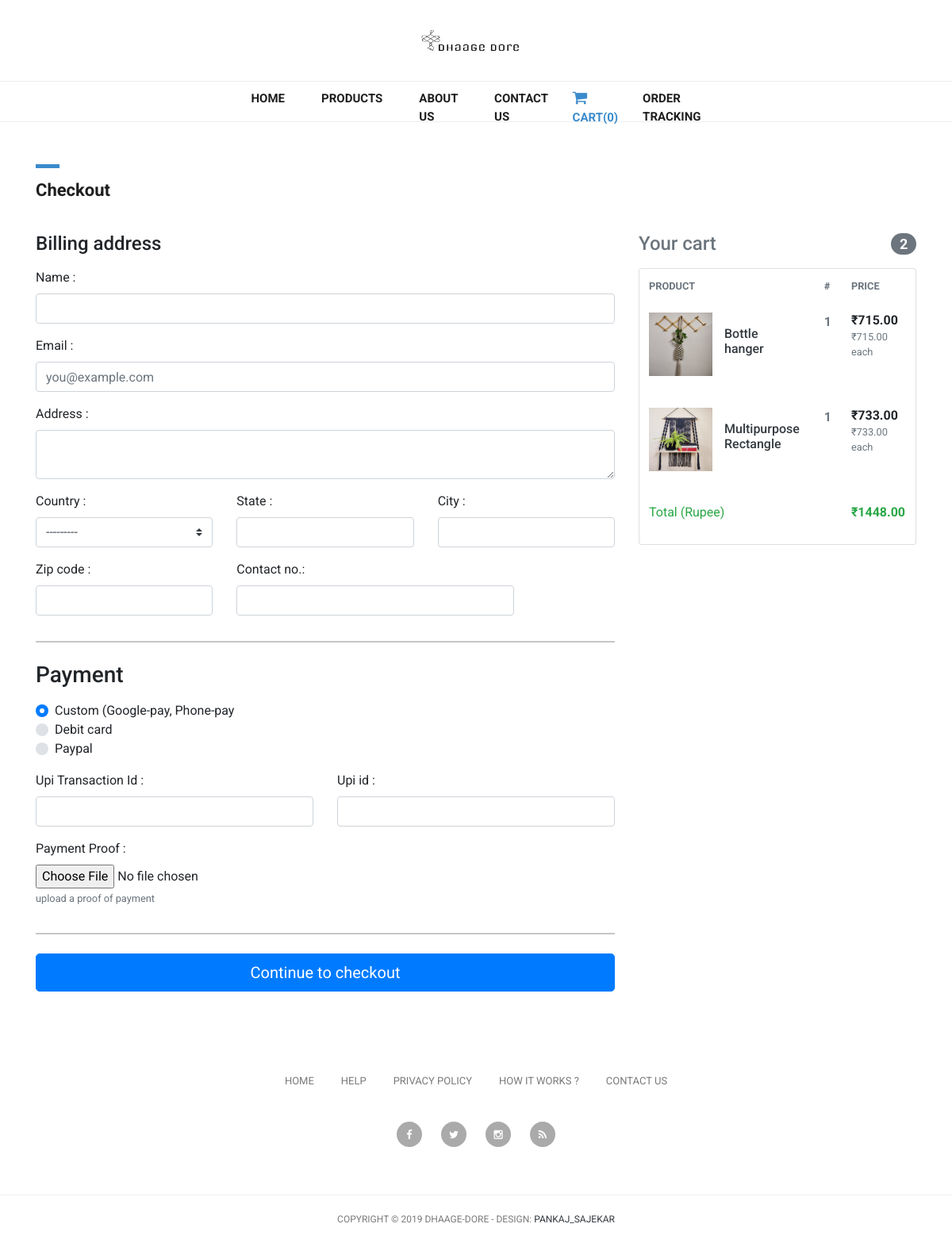
Screenshot of /checkout/48 with the database file from the repository.
### app/models.py (models this page shows, shortened)
class Cart(models.Model):
    products_cart = models.ManyToManyField(CartProductInfo)
    cart_total = models.DecimalField(max_digits=10, decimal_places=2, blank=True, null=True)

class CartProductInfo(models.Model):
    product = models.ForeignKey(Products, models.SET_NULL, blank=True, null=True)
    product_quantity = models.IntegerField()
    single_product_price = models.DecimalField(max_digits=10, decimal_places=2)
    total_product_price = models.DecimalField(max_digits=10, decimal_places=2)

class Products(models.Model):
    product_img = models.ImageField(upload_to="blogimages/", blank=False)
    product_title = models.CharField(max_length=30, unique=True)
    product_price = models.DecimalField(max_digits=10, decimal_places=2, null=True, blank=True)
    product_desc = models.TextField()
    product_count = models.CharField(max_length=10)
    product_slug = models.SlugField(blank=True, null=True, unique=True)
    time = models.DateTimeField(auto_now_add=True)

### app/views.py (the view, shortened to what this page needs)
# urls.py: path('checkout/<int:cartid>', views.checkout, name='checkout'),
def checkout(request, cartid):
    cart_obj = Cart.objects.get(id=cartid)
    form = AddOrderForm()
    payment_form = AddCustomePaymentMethodForm()
    context = {"cart_obj": cart_obj, "form": form, "payment_form": payment_form}
    return render(request, 'checkout.html', context)

### app/form.py
class AddCustomePaymentMethodForm(forms.ModelForm):
    class Meta:
        model = CustomePaymentMethod
        fields = ["upi_transaction_id","upi_id","payment_proof"]
        widgets = {
            "upi_transaction_id": TextInput(
                attrs={
                    "class": "form-control"
                }),
            "upi_id": TextInput(
                attrs={
                    "class": "form-control"
                }),
            "payment_proof": FileInput(
                attrs={
                    "class": "file-field"
                }),
        }

### templates/checkout.html (shortened to what this page needs)
{% extends "base.html" %}
{% load static %}
{% block cartactive %}active{% endblock cartactive %}
{% block body %}
<div class="container">
    <div class="row">
        <div class="col-md-4 col-sm-12">
            <div class="section-heading ">
                <div class="line-dec"></div>
                <h1>Checkout</h1>
            </div>
        </div>
    </div>
    <div class="row">
        <div class="col-md-4 order-md-2 mb-4">
            <h4 class="d-flex justify-content-between align-items-center mb-3">
                <span class="text-muted">Your cart</span>
                <span class="badge badge-secondary badge-pill">{{ cart_obj.products_cart.all.count }}</span>
            </h4>
            <div class="card">
                <div class="table-responsive">
                    <table class="table table-borderless table-shopping-cart" id="items">
                        <thead class="text-muted">
                        <tr class="small text-uppercase">
                            <th scope="col">Product</th>
                            <th scope="col" width="60">#</th>
                            <th scope="col" width="120">Price</th>
                        </tr>
                        {% for product in cart_obj.products_cart.all %}
                        <tr>
                            <td>
                                <figure class="itemside align-items-center">
                                    <div class="aside"><img src="{{ product.product.product_img.url }}" class="img-sm"
                                                            id=""></div>
                                    <figcaption class="info"><h6 class="title text-dark" data-abc="true">
                                        {{product.product.product_title}}</h6>
                                    </figcaption>
                                </figure>
                            </td>
                            <td>
                                <div class="quantity">
                                    <div class="quantity buttons_added">
                                        <span class="text" name="quantity"><b>{{ product.product_quantity }}</b></span>
                                    </div>
                                </div>
                            </td>
                            <td>
                                <div class="price-wrap"><span class="price">₹{{ product.total_product_price }}</span>
                                    <small class="text-muted"> ₹{{ product.single_product_price }}
                                        each </small></div>
                            </td>
                        </tr>
                        {% endfor %}
                        <tr class="text-success">
                            <td><span>Total (Rupee)</span></td>
                            <td></td>
                            <td><strong> ₹{{ cart_obj.cart_total }}</strong></td>
                        </tr>
                        </thead>
                    </table>
                </div>
            </div>
        </div>
        <div class="col-md-8 order-md-1">
            <h4 class="mb-3">Billing address</h4>
            <form class="needs-validation" novalidate="" method="post" enctype="multipart/form-data">
                <div class="row">
                    <div class="col-md-12 mb-3">
                        <label>Name :</label>
                        {{form.customer_name}}
                    </div>
                </div>
                <div class="mb-3">
                    <label>Email :</label>
                    {{form.customer_email}}
                </div>
                <div class="mb-3">
                    <label>Address :</label>
                    {{form.customer_address}}
                </div>
                <div class="row">
                    <div class="col-md-4 mb-3">
                        <label>Country :</label>
                        {{form.customer_contry}}
                    </div>
                    <div class="col-md-4 mb-3">
                        <label>State :</label>
                        {{form.customer_state}}
                    </div>
                    <div class="col-md-4 mb-3">
                        <label>City :</label>
                        {{form.customer_city}}
                    </div>
                    <div class="col-md-4 mb-3">
                        <label>Zip code :</label>
                        {{form.city_zip}}
                    </div>
                    <div class="col-md-6 mb-3">
                        <label>Contact no.:</label>
                        {{form.customer_mobile_number}}
                    </div>
                </div>
                <hr class="mb-4">
                <h3 class="mb-3">Payment</h3>
                <div class="d-block my-3">
                    <div class="custom-control custom-radio">
                        <label class="custom-control-label" for="credit">Custom (Google-pay, Phone-pay</label>
                    </div>
                    <div class="custom-control custom-radio">
                        <label class="custom-control-label" for="debit">Debit card</label>
                    </div>
                    <div class="custom-control custom-radio">
                        <label class="custom-control-label" for="paypal">Paypal</label>
                    </div>
                </div>
                <div class="row">
                    <div class="col-md-6 mb-3">
                        <label>Upi Transaction Id :</label>
                        {{payment_form.upi_transaction_id}}
                    </div>
                    <div class="col-md-6 mb-3">
                        <label>Upi id :</label>
                        {{payment_form.upi_id}}
                    </div>
                </div>
                <div class="row">
                    <div class="col-md-3 mb-3">
                        <label>Payment Proof :</label>
                        {{payment_form.payment_proof}}
                        <small class="text-muted">upload a proof of payment</small>
                    </div>
                </div>
                <hr class="mb-4">
                <button class="btn btn-primary btn-lg btn-block" type="submit">Continue to checkout</button>
            </form>
        </div>
    </div>
</div>
{% endblock body %}

### static/css/tooplate-main.css (style rules this page uses)
body { font-family: 'Roboto', sans-serif; transition: all 0.5s; }
.section-heading { margin-top: 80px; margin-bottom: 40px; }
.section-heading .line-dec { width: 30px; height: 5px; background-color: #3a8bcd; }
.section-heading h1 { font-size: 22px; font-weight: 700; color: #1e1e1e; margin-top: 15px; }

### templates/checkout.html (style rules this page uses)
body { background-color: #eeeeee; font-family: 'Open Sans', serif; font-size: 14px }
.img-sm { width: 80px; height: 80px }
.itemside .info { padding-left: 15px; padding-right: 7px }
.table-shopping-cart .price-wrap { line-height: 1.2 }
.table-shopping-cart .price { font-weight: bold; margin-right: 5px; display: block }
.text-muted { color: #969696 !important }
.card { position: relative; display: -ms-flexbox; display: flex; -ms-flex-direction: column; flex-direction: column; min-width: 0; word-wrap: break-word; background-color: #fff; background-clip: border-box; border: 1px solid rgba(0, 0, 0, .125); border-radius: 0px }
.itemside { position: relative; display: -webkit-box; display: -ms-flexbox; display: flex; width: 100% }
.price { font-weight: 600; color: #212529 }
.quantity.buttons_added { text-align: left; position: relative; white-space: nowrap; vertical-align: top; }

### rows the page displays
Cart: products_cart.all.count "2", cart_total "1448.00"
CartProductInfo: product.product_img (picture), product.product_title "Bottle hanger", product_quantity "1", total_product_price "715.00", single_product_price "715.00"
CartProductInfo: product.product_img (picture), product.product_title "Multipurpose Rectangle", product_quantity "1", total_product_price "733.00", single_product_price "733.00"
